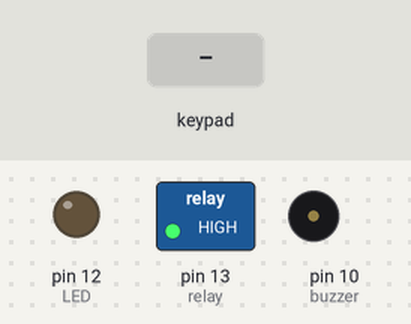
Recording of a sketch running on a simulated Arduino Uno, built with avr-gcc and run on an emulated ATmega328P. Shown: switched loads named in the sketch (green lamp = pin HIGH), output pins drawn as LEDs (lit = HIGH), buzzer (waves = sounding, pin HIGH). The test bench sets the inputs (shaded band). What the sketch prints to the serial monitor is not drawn.

Above: at 1.2 s.
1.3 s: keypad keys 1 2 4 5 pressed 0.4 s apart
At 2.9 s:
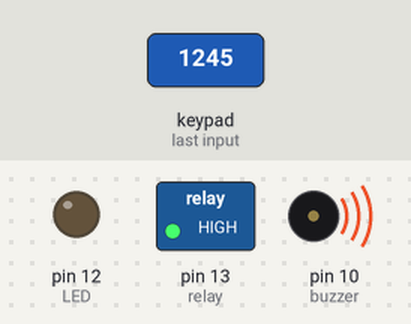
Timing chart, 0 to 11.9 s (numbered marks = the images above; inputs shaded):
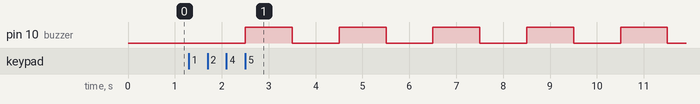

Measured:
- after the input at 1.3 s, pin 10 (buzzer): alternates HIGH for 1.0 s and LOW for 1.0 s, starting after 1.2 s

The sketch:

HEAVY_GOODS_CARRIER_MONITORING_SYSTEM_BY_DHANUSH.ino
```cpp
#include <Keypad.h>

#define Password_Length 4
char Data[Password_Length + 1] = {0};
const int relay = 13;
const int AO_Pin=A0;
int AO_Out;
int buzzer = 10;
int IRSensor = 11;
int LED = 12;

byte data_count = 0;
char customKey;
char myPassword[] = "1245";

const byte ROWS = 4;
const byte COLS = 4;

char hexaKeys[ROWS][COLS] =
{
  {'1', '2', '3','A'},
  {'4', '5', '6','B'},
  {'7', '8', '9','C'},
  {'*', '0', '#','D'}
};

byte rowPins[ROWS] = {2, 3, 4, 5};
byte colPins[COLS] = {6, 7, 8,9};

Keypad customKeypad = Keypad(makeKeymap(hexaKeys), rowPins, colPins, ROWS, COLS);

void setup()
{
  pinMode(relay, OUTPUT);
  pinMode(buzzer, OUTPUT);
  pinMode(AO_Pin, INPUT);
  pinMode(IRSensor, INPUT);
  pinMode(LED, OUTPUT);
  Serial.begin(9600);
  digitalWrite(13, HIGH);
}

void loop()
{
  customKey = customKeypad.getKey();
  if (customKey != 0x00)
  {
    Data[data_count] = customKey;
    Serial.print(Data[data_count]);
    data_count++;
    if (data_count == 4)
    {
      Serial.println();
      if (strcmp(myPassword, Data) == 0)
      {
        Serial.println("CORRECT PASSWORD");
        AO_Out= analogRead(AO_Pin);
        Serial.println(AO_Out);
        if(AO_Out<=490){        //IF VALUE above 490 ALCOHOL SMELL
        digitalWrite(13, LOW);
        digitalWrite(10, LOW);
        int sensorStatus = digitalRead(IRSensor);
        Serial.println(sensorStatus);
        if (sensorStatus == 0)
        {
        digitalWrite(LED, HIGH);
        Serial.println("Motion Detected!");
        data_count = 0;
        memset(Data, 0, 5);
        }
        else  {

        digitalWrite(LED, LOW);
        Serial.println("Motion Ended!");
        data_count = 0;
        memset(Data, 0, 5);
        }
      } else{
         Serial.println("ALCOHOL SMELL DETECTED ");
         digitalWrite(13, HIGH);
         Serial.println("VEHICLE STOPED ");
         digitalWrite(10, HIGH);
         delay(1000);
         digitalWrite(10, LOW);
         delay(1000);
         digitalWrite(10, HIGH);
         delay(1000);
         digitalWrite(10, LOW);
         delay(1000);
         digitalWrite(10, HIGH);
         delay(1000);
         digitalWrite(10, LOW);
         delay(1000);
         digitalWrite(10, HIGH);
         delay(1000);
         digitalWrite(10, LOW);
         delay(1000);
         digitalWrite(10, HIGH);
         delay(1000);
         digitalWrite(10, LOW);
         data_count = 0;
         memset(Data, 0, 5);
      }
      }
      else{
        Serial.println("WRONG PASSWORD");
        digitalWrite(10, HIGH);
        digitalWrite(13, HIGH);
        data_count = 0;
        memset(Data, 0, 5);
      }
    }
  }
}
```
